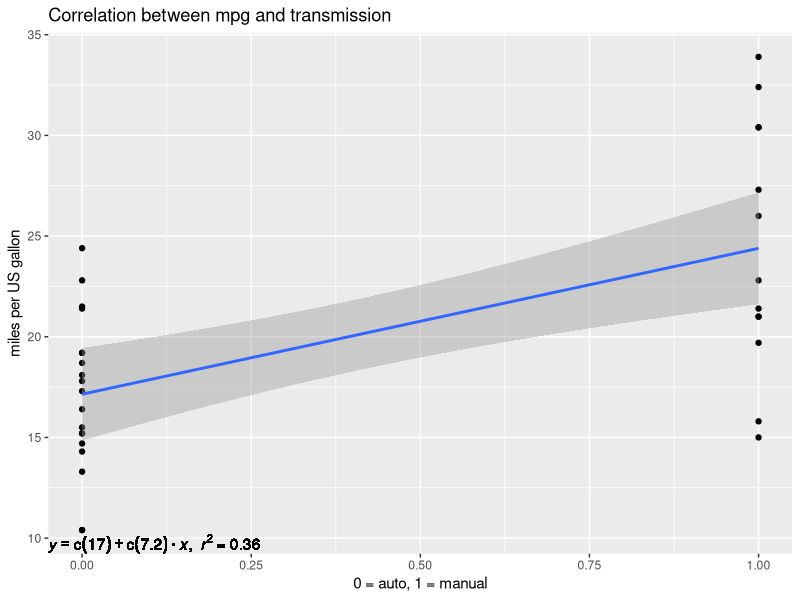
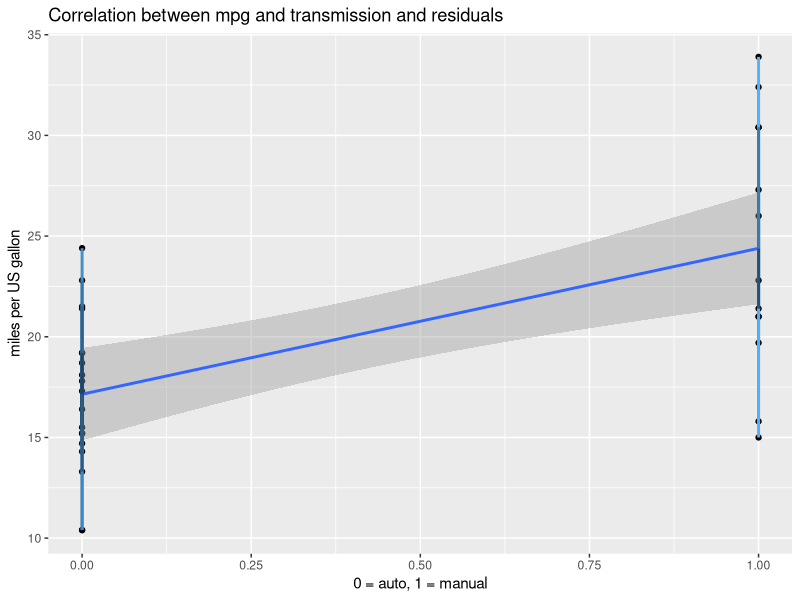
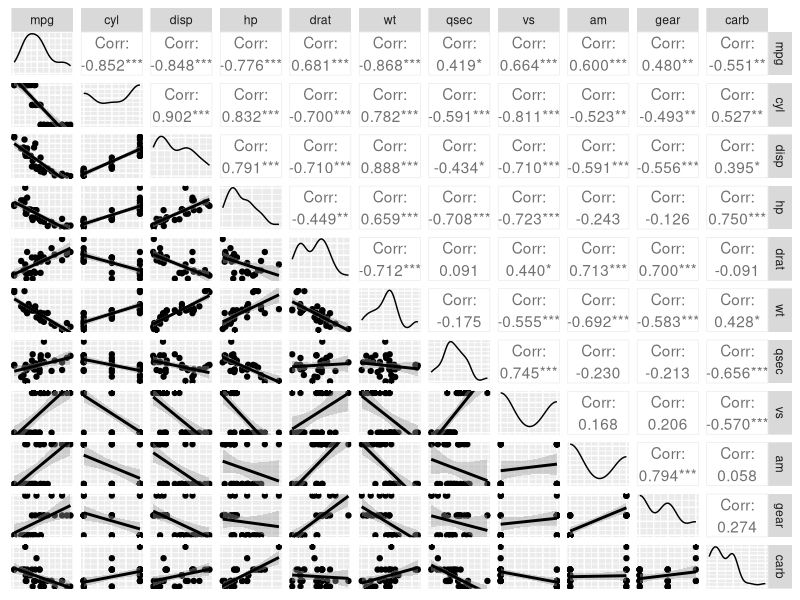
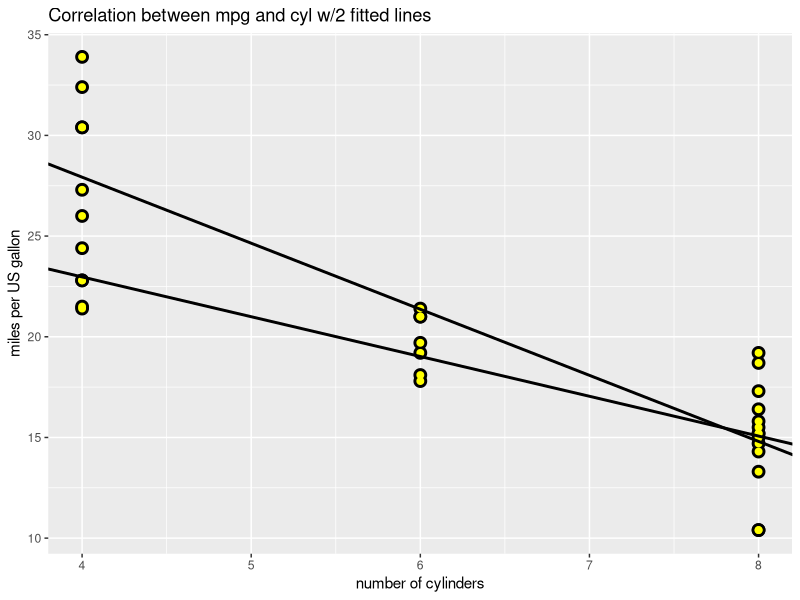

Recreate these plots in R, in order.
## ---- chunk 1
library(ggplot2)
library(dplyr)
library(GGally)
library(car)
## ---- chunk 2
# Load the data and fit the linear model
data(mtcars)
fit1 <- lm(mpg ~ am, data = mtcars)
summary(fit1)$coef
## ---- chunk 3
# Group data by transmission type and get the mean of each group
summarise(group_by(mtcars, am), mn = mean(mpg))
## ---- chunk 4
lm_eqn <- function(m) {
  l <- list(a = format(coef(m)[1], digits = 2),
            b = format(abs(coef(m)[2]), digits = 2),
            r2 = format(summary(m)$r.squared, digits = 3));
  
  if (coef(m)[2] >= 0)  {
    eq <- substitute(italic(y) == a + b %.% italic(x)*","~~italic(r)^2~"="~r2,l)
  } else {
    eq <- substitute(italic(y) == a - b %.% italic(x)*","~~italic(r)^2~"="~r2,l)
  }
  
  as.character(as.expression(eq));
}

f <- ggplot(mtcars, aes(x = am, y = mpg)) + geom_point()
f <- f + geom_text(aes(-Inf, -Inf, hjust = 0, vjust = 0, label = lm_eqn(fit1)), parse = TRUE)
f <- f + geom_smooth(method ="lm")
f <- f + xlab("0 = auto, 1 = manual") + ylab("miles per US gallon")
f <- f + ggtitle("Correlation between mpg and transmission")
f
## ---- chunk 5
coefSummary <- summary(fit1)$coefficients
# Intercept confidence interval
interval <- (coefSummary[1, 1] + c(-1, 1) * qt(.975, df = fit1$df) * coefSummary[1, 2])
interval
# Slope confidence interval
interval <- (coefSummary[2, 1] + c(-1, 1) * qt(.975, df = fit1$df) * coefSummary[2, 2])
interval
## ---- chunk 6
f <- ggplot(mtcars, aes(x = am, y = mpg)) + geom_point()
f <- f + geom_smooth(method ="lm")
f <- f + geom_segment(aes(x = am, y = mpg, xend = am,
    yend = fit1$coefficients[2] * am + fit1$coefficients[1],
    color = abs(mpg - (fit1$coefficients[2] * am + fit1$coefficients[1]))),
      size = 1)
f <- f + theme(legend.position="none")
f <- f + xlab("0 = auto, 1 = manual") + ylab("miles per US gallon")
f <- f + ggtitle("Correlation between mpg and transmission and residuals")
f
## ---- chunk 7
fitAll <- lm(cyl ~ ., data = mtcars)
# Obtain the variance inflation factors of the model << cyl ~ . >>
factors <- vif(fitAll)
factors
## ---- chunk 8
# Starting model
fit1 <- lm(mpg ~ am, data = mtcars)
# Add 1 variable (cyl)
fit2 <- lm(mpg ~ am + cyl, data = mtcars)
# Add 1 variable (wt)
fit3 <- lm(mpg ~ am + cyl + wt, data = mtcars)
# Add 1 variable (hp)
fit4 <- lm(mpg ~ am + cyl + wt + hp, data = mtcars)
# Run ANOVA with the 4 models to compare
anova(fit1, fit2, fit3, fit4)
## ---- chunk 9
summary(fit3)
## ---- chunk 10
ggpairs(mtcars, lower = list(continuous = "smooth")) +
  theme(axis.line=element_blank(), axis.text=element_blank(),
        axis.ticks=element_blank())
## ---- chunk 11
# Alternative 'fit2' model.
fit2Alt <- lm(mpg ~ cyl * factor(am), data = mtcars)
fit2Alt
## ---- chunk 12
f <- ggplot(mtcars, aes(x = cyl, y = mpg, colour = factor(am)))
f <- f + geom_point(size = 4, colour = "black")
f <- f + geom_point(size = 2, colour = "yellow")
f <- f + xlab("number of cylinders") + ylab("miles per US gallon")
f <- f + ggtitle("Correlation between mpg and cyl w/2 fitted lines")
f <- f + geom_abline(intercept = coef(fit2Alt)[1], slope = coef(fit2Alt)[2], size = 1,
                     aes(colour="auto"))
f <- f + geom_abline(intercept = coef(fit2Alt)[1] + coef(fit2Alt)[3], 
                      slope = coef(fit2Alt)[2] + coef(fit2Alt)[4], size = 1,
                     aes(colour="manual"))
f
